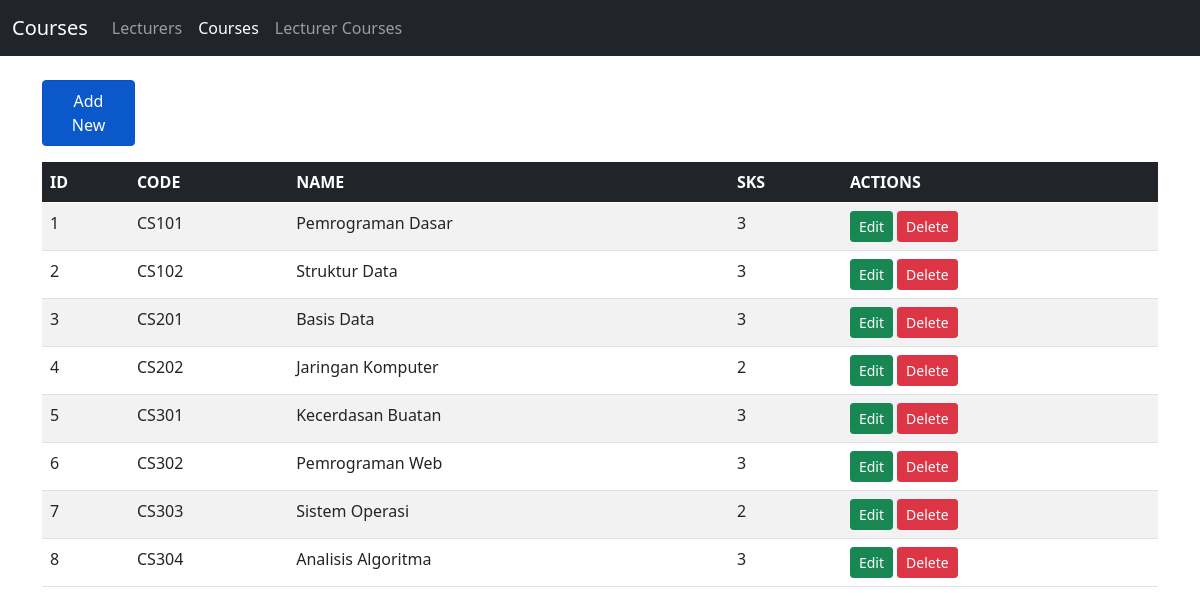
The app's page /index.php?controller=course&action=index with its own data.
### tables this page shows
CREATE TABLE `courses` (
  `id` int(11) NOT NULL,
  `code` varchar(255) NOT NULL,
  `name` varchar(255) NOT NULL,
  `sks` int(2) NOT NULL
);

### controllers/CourseController.php (called while the page is built, shortened)
<?php
require_once __DIR__ . '/../models/Course.php';
class CourseController
{
  private $course;
  public function __construct()
  {
    $this->course = new Course();
  }
  public function index()
  {
    $courses = $this->course->getAll();
    require_once __DIR__ . '/../views/courses/index.php';
  }
}
?>

### models/Course.php (called while the page is built, shortened)
<?php
require_once __DIR__ . '/../config/database.php';
class Course
{
  private $conn;
  private $table = 'courses';
  public function __construct()
  {
    $database = new Database();
    $this->conn = $database->connect();
  }
  public function getAll()
  {
    $sql = "SELECT * FROM {$this->table} ORDER BY id ASC";
    $result = $this->conn->query($sql);
    return $result;
  }
}
?>

### config/database.php (called while the page is built, shortened)
<?php
class Database
{
    private $host = "localhost";
    private $username = "root";
    private $password = "";
    private $database = "tp_mvc25";
    public function connect()
    {
        $this->conn = null;
        try {
            $this->conn = new mysqli($this->host, $this->username, $this->password, $this->database);
        } catch (Exception $e) {
            echo "Connection Error: " . $e->getMessage();
        }
        return $this->conn;
    }
}
?>

### views/courses/index.php (the view, shortened to what this page needs)
<!doctype html>
<html lang="en">
<head>
  <link href="bootstrap.min.css" rel="stylesheet">
</head>
<body>
  <nav class="navbar navbar-expand-lg navbar-dark bg-dark">
    <div class="container-fluid">
      <a class="navbar-brand" href="index.php?controller=course&action=index">Courses</a>
      <div class="collapse navbar-collapse" id="navbarNav">
        <ul class="navbar-nav">
          <li class="nav-item">
            <a class="nav-link" href="index.php?controller=lecturer&action=index">Lecturers</a>
          </li>
          <li class="nav-item">
            <a class="nav-link active" aria-current="page" href="index.php?controller=course&action=index">Courses</a>
          </li>
          <li class="nav-item">
            <a class="nav-link" href="index.php?controller=lecturer_courses&action=index">Lecturer Courses</a>
          </li>
        </ul>
      </div>
    </div>
  </nav>
  <div class="container my-4">
    <div class="col-1 my-3">
      <a type="button" class="btn btn-primary nav-link active" href="index.php?controller=course&action=create">Add
        New</a>
    </div>
    <table class="table table-striped table-hover">
      <thead class="table-dark">
        <tr>
          <th>ID</th>
          <th>CODE</th>
          <th>NAME</th>
          <th>SKS</th>
          <th>ACTIONS</th>
        </tr>
      </thead>
      <tbody>
        <?php
        if ($courses && $courses->num_rows > 0) {
          while ($row = $courses->fetch_assoc()) {
            echo "
            <tr>
              <td>{$row['id']}</td>
              <td>{$row['code']}</td>
              <td>{$row['name']}</td>
              <td>{$row['sks']}</td>
              <td>
                <a class='btn btn-success btn-sm' href='index.php?controller=course&action=edit&id={$row['id']}'>Edit</a>
                <a class='btn btn-danger btn-sm' href='index.php?controller=course&action=delete&id={$row['id']}'>Delete</a>
              </td>
            </tr>
            ";
          }
        } else {
          echo "<tr><td colspan='5' class='text-center'>No courses found</td></tr>";
        }
        ?>
      </tbody>
    </table>
  </div>
</body>
</html>

### records on screen
courses: id "1", code "CS101", name "Pemrograman Dasar", sks "3"
courses: id "2", code "CS102", name "Struktur Data", sks "3"
courses: id "3", code "CS201", name "Basis Data", sks "3"
courses: id "4", code "CS202", name "Jaringan Komputer", sks "2"
courses: id "5", code "CS301", name "Kecerdasan Buatan", sks "3"
courses: id "6", code "CS302", name "Pemrograman Web", sks "3"
courses: id "7", code "CS303", name "Sistem Operasi", sks "2"
courses: id "8", code "CS304", name "Analisis Algoritma", sks "3"
